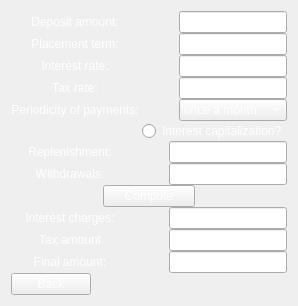
      <widget class="QWidget" name="page_depos">
       <layout class="QHBoxLayout" name="horizontalLayout_4">
        <item>
         <layout class="QVBoxLayout" name="verticalLayout_21" stretch="1,1,1,1,1,1">
          <property name="spacing">
           <number>0</number>
          </property>
          <item>
           <layout class="QHBoxLayout" name="horizontalLayout_24" stretch="2,0,2">
            <item>
             <layout class="QVBoxLayout" name="verticalLayout_15">
              <item>
               <widget class="QLabel" name="label_10">
                <property name="layoutDirection">
                 <enum>Qt::RightToLeft</enum>
                </property>
                <property name="styleSheet">
                 <string notr="true">font: italic 14pt &quot;Charter&quot;;
color: white</string>
                </property>
                <property name="text">
                 <string>Deposit amount:</string>
                </property>
                <property name="alignment">
                 <set>Qt::AlignCenter</set>
                </property>
               </widget>
              </item>
              <item>
               <widget class="QLabel" name="label_11">
                <property name="layoutDirection">
                 <enum>Qt::RightToLeft</enum>
                </property>
                <property name="styleSheet">
                 <string notr="true">font: italic 14pt &quot;Charter&quot;;
color: white</string>
                </property>
                <property name="text">
                 <string>Placement term:</string>
                </property>
                <property name="alignment">
                 <set>Qt::AlignCenter</set>
                </property>
               </widget>
              </item>
              <item>
               <widget class="QLabel" name="label_12">
                <property name="layoutDirection">
                 <enum>Qt::RightToLeft</enum>
                </property>
                <property name="styleSheet">
                 <string notr="true">font: italic 14pt &quot;Charter&quot;;
color: white</string>
                </property>
                <property name="text">
                 <string>Interest rate:</string>
                </property>
                <property name="alignment">
                 <set>Qt::AlignCenter</set>
                </property>
               </widget>
              </item>
              <item>
               <widget class="QLabel" name="label_13">
                <property name="enabled">
                 <bool>true</bool>
                </property>
                <property name="layoutDirection">
                 <enum>Qt::RightToLeft</enum>
                </property>
                <property name="styleSheet">
                 <string notr="true">font: italic 14pt &quot;Charter&quot;;
color: white</string>
                </property>
                <property name="text">
                 <string>Tax rate:</string>
                </property>
                <property name="alignment">
                 <set>Qt::AlignCenter</set>
                </property>
               </widget>
              </item>
              <item>
               <widget class="QLabel" name="label_14">
                <property name="layoutDirection">
                 <enum>Qt::RightToLeft</enum>
                </property>
                <property name="styleSheet">
                 <string notr="true">font: italic 14pt &quot;Charter&quot;;
color: white</string>
                </property>
                <property name="text">
                 <string>Periodicity of payments:</string>
                </property>
                <property name="alignment">
                 <set>Qt::AlignCenter</set>
                </property>
               </widget>
              </item>
             </layout>
            </item>
            <item>
             <spacer name="horizontalSpacer_7">
              <property name="styleSheet">
               <string>font: italic 14pt &quot;Charter&quot;;
color: white</string>
              </property>
              <property name="orientation">
               <enum>Qt::Horizontal</enum>
              </property>
              <property name="sizeHint" stdset="0">
               <size>
                <width>40</width>
                <height>20</height>
               </size>
              </property>
             </spacer>
            </item>
            <item>
             <layout class="QVBoxLayout" name="verticalLayout_16" stretch="1,1,1,1,1">
              <property name="spacing">
               <number>0</number>
              </property>
              <property name="topMargin">
               <number>0</number>
              </property>
              <property name="bottomMargin">
               <number>0</number>
              </property>
              <item>
               <widget class="QLineEdit" name="lineEdit_deposam">
                <property name="sizePolicy">
                 <sizepolicy hsizetype="Preferred" vsizetype="Preferred">
                  <horstretch>122</horstretch>
                  <verstretch>0</verstretch>
                 </sizepolicy>
                </property>
                <property name="layoutDirection">
                 <enum>Qt::RightToLeft</enum>
                </property>
                <property name="styleSheet">
                 <string>font: italic 14pt &quot;Charter&quot;;
color: white</string>
                </property>
                <property name="text">
                 <string/>
                </property>
                <property name="alignment">
                 <set>Qt::AlignRight|Qt::AlignTrailing|Qt::AlignVCenter</set>
                </property>
               </widget>
              </item>
              <item>
               <widget class="QLineEdit" name="lineEdit_termplac">
                <property name="sizePolicy">
                 <sizepolicy hsizetype="Preferred" vsizetype="Preferred">
                  <horstretch>122</horstretch>
                  <verstretch>0</verstretch>
                 </sizepolicy>
                </property>
                <property name="layoutDirection">
                 <enum>Qt::RightToLeft</enum>
                </property>
                <property name="styleSheet">
                 <string>font: italic 14pt &quot;Charter&quot;;
color: white</string>
                </property>
                <property name="text">
                 <string/>
                </property>
                <property name="alignment">
                 <set>Qt::AlignRight|Qt::AlignTrailing|Qt::AlignVCenter</set>
                </property>
               </widget>
              </item>
              <item>
               <widget class="QLineEdit" name="lineEdit_intrate">
                <property name="sizePolicy">
                 <sizepolicy hsizetype="Preferred" vsizetype="Preferred">
                  <horstretch>122</horstretch>
                  <verstretch>0</verstretch>
                 </sizepolicy>
                </property>
                <property name="layoutDirection">
                 <enum>Qt::RightToLeft</enum>
                </property>
                <property name="styleSheet">
                 <string>font: italic 14pt &quot;Charter&quot;;
color: white</string>
                </property>
                <property name="text">
                 <string/>
                </property>
                <property name="alignment">
                 <set>Qt::AlignRight|Qt::AlignTrailing|Qt::AlignVCenter</set>
                </property>
               </widget>
              </item>
              <item>
               <widget class="QLineEdit" name="lineEdit_taxrate">
                <property name="sizePolicy">
                 <sizepolicy hsizetype="Preferred" vsizetype="Preferred">
                  <horstretch>0</horstretch>
                  <verstretch>0</verstretch>
                 </sizepolicy>
                </property>
                <property name="layoutDirection">
                 <enum>Qt::RightToLeft</enum>
                </property>
                <property name="styleSheet">
                 <string>font: italic 14pt &quot;Charter&quot;;
color: white</string>
                </property>
                <property name="text">
                 <string/>
                </property>
                <property name="alignment">
                 <set>Qt::AlignRight|Qt::AlignTrailing|Qt::AlignVCenter</set>
                </property>
               </widget>
              </item>
              <item>
               <widget class="QComboBox" name="comboBox_period">
                <property name="sizePolicy">
                 <sizepolicy hsizetype="Preferred" vsizetype="Preferred">
                  <horstretch>122</horstretch>
                  <verstretch>0</verstretch>
                 </sizepolicy>
                </property>
                <property name="styleSheet">
                 <string notr="true">font: italic 14pt &quot;Charter&quot;;
color: white</string>
                </property>
                <property name="editable">
                 <bool>false</bool>
                </property>
                <item>
                 <property name="text">
                  <string>once a month</string>
                 </property>
                </item>
                <item>
                 <property name="text">
                  <string>once a year</string>
                 </property>
                </item>
               </widget>
              </item>
             </layout>
            </item>
           </layout>
          </item>
          <item>
           <layout class="QHBoxLayout" name="horizontalLayout_25" stretch="1,0,1">
            <item>
             <spacer name="horizontalSpacer">
              <property name="styleSheet">
               <string>font: italic 14pt &quot;Charter&quot;;
color: white</string>
              </property>
              <property name="orientation">
               <enum>Qt::Horizontal</enum>
              </property>
              <property name="sizeHint" stdset="0">
               <size>
                <width>40</width>
                <height>20</height>
               </size>
              </property>
             </spacer>
            </item>
            <item>
             <spacer name="horizontalSpacer_8">
              <property name="styleSheet">
               <string>font: italic 14pt &quot;Charter&quot;;
color: white</string>
              </property>
              <property name="orientation">
               <enum>Qt::Horizontal</enum>
              </property>
              <property name="sizeHint" stdset="0">
               <size>
                <width>40</width>
                <height>20</height>
               </size>
              </property>
             </spacer>
            </item>
            <item>
             <widget class="QRadioButton" name="radioButton_capital">
              <property name="styleSheet">
               <string notr="true">font: italic 14pt &quot;Charter&quot;;
color: white</string>
              </property>
              <property name="text">
               <string>Interest capitalization?</string>
              </property>
             </widget>
            </item>
           </layout>
          </item>
          <item>
           <layout class="QHBoxLayout" name="horizontalLayout_22" stretch="1,0,1">
            <item>
             <layout class="QVBoxLayout" name="verticalLayout_19" stretch="1,1">
              <item>
               <widget class="QLabel" name="label_16">
                <property name="layoutDirection">
                 <enum>Qt::RightToLeft</enum>
                </property>
                <property name="styleSheet">
                 <string notr="true">font: italic 14pt &quot;Charter&quot;;
color: white</string>
                </property>
                <property name="text">
                 <string>Replenishment:</string>
                </property>
                <property name="alignment">
                 <set>Qt::AlignCenter</set>
                </property>
               </widget>
              </item>
              <item>
               <widget class="QLabel" name="label_15">
                <property name="layoutDirection">
                 <enum>Qt::RightToLeft</enum>
                </property>
                <property name="styleSheet">
                 <string notr="true">font: italic 14pt &quot;Charter&quot;;
color: white</string>
                </property>
                <property name="text">
                 <string>Withdrawals:</string>
                </property>
                <property name="alignment">
                 <set>Qt::AlignCenter</set>
                </property>
               </widget>
              </item>
             </layout>
            </item>
            <item>
             <spacer name="horizontalSpacer_9">
              <property name="styleSheet">
               <string>font: italic 14pt &quot;Charter&quot;;
color: white</string>
              </property>
              <property name="orientation">
               <enum>Qt::Horizontal</enum>
              </property>
              <property name="sizeHint" stdset="0">
               <size>
                <width>40</width>
                <height>20</height>
               </size>
              </property>
             </spacer>
            </item>
            <item>
             <layout class="QVBoxLayout" name="verticalLayout_20">
              <item>
               <widget class="QLineEdit" name="lineEdit_repl">
                <property name="sizePolicy">
                 <sizepolicy hsizetype="Expanding" vsizetype="Maximum">
                  <horstretch>122</horstretch>
                  <verstretch>0</verstretch>
                 </sizepolicy>
                </property>
                <property name="layoutDirection">
                 <enum>Qt::RightToLeft</enum>
                </property>
                <property name="text">
                 <string/>
                </property>
                <property name="alignment">
                 <set>Qt::AlignRight|Qt::AlignTrailing|Qt::AlignVCenter</set>
                </property>
               </widget>
              </item>
              <item>
               <widget class="QLineEdit" name="lineEdit_with">
                <property name="sizePolicy">
                 <sizepolicy hsizetype="Expanding" vsizetype="Maximum">
                  <horstretch>122</horstretch>
                  <verstretch>0</verstretch>
                 </sizepolicy>
                </property>
                <property name="layoutDirection">
                 <enum>Qt::RightToLeft</enum>
                </property>
                <property name="styleSheet">
                 <string>font: italic 14pt &quot;Charter&quot;;
color: white</string>
                </property>
                <property name="text">
                 <string/>
                </property>
                <property name="alignment">
                 <set>Qt::AlignRight|Qt::AlignTrailing|Qt::AlignVCenter</set>
                </property>
               </widget>
              </item>
             </layout>
            </item>
           </layout>
          </item>
          <item>
           <layout class="QHBoxLayout" name="horizontalLayout_34" stretch="1,1,1">
            <item>
             <spacer name="horizontalSpacer_5">
              <property name="orientation">
               <enum>Qt::Horizontal</enum>
              </property>
              <property name="sizeHint" stdset="0">
               <size>
                <width>40</width>
                <height>20</height>
               </size>
              </property>
             </spacer>
            </item>
            <item>
             <widget class="QPushButton" name="pushButton_resdepos">
              <property name="styleSheet">
               <string notr="true">font: italic 14pt &quot;Charter&quot;;
color: white</string>
              </property>
              <property name="text">
               <string>Compute</string>
              </property>
              <property name="checkable">
               <bool>false</bool>
              </property>
              <property name="checked">
               <bool>false</bool>
              </property>
             </widget>
            </item>
            <item>
             <spacer name="horizontalSpacer_6">
              <property name="orientation">
               <enum>Qt::Horizontal</enum>
              </property>
              <property name="sizeHint" stdset="0">
               <size>
                <width>40</width>
                <height>20</height>
               </size>
              </property>
             </spacer>
            </item>
           </layout>
          </item>
          <item>
           <layout class="QHBoxLayout" name="horizontalLayout_33" stretch="1,0,1">
            <item>
             <layout class="QVBoxLayout" name="verticalLayout_26">
              <item>
               <widget class="QLabel" name="label_22">
                <property name="styleSheet">
                 <string notr="true">font: italic 14pt &quot;Charter&quot;;
color: white</string>
                </property>
                <property name="text">
                 <string>Interest charges:</string>
                </property>
                <property name="alignment">
                 <set>Qt::AlignCenter</set>
                </property>
               </widget>
              </item>
              <item>
               <widget class="QLabel" name="label_20">
                <property name="styleSheet">
                 <string notr="true">font: italic 14pt &quot;Charter&quot;;
color: white</string>
                </property>
                <property name="text">
                 <string>Tax amount</string>
                </property>
                <property name="alignment">
                 <set>Qt::AlignCenter</set>
                </property>
               </widget>
              </item>
              <item>
               <widget class="QLabel" name="label_21">
                <property name="styleSheet">
                 <string notr="true">font: italic 14pt &quot;Charter&quot;;
color: white</string>
                </property>
                <property name="text">
                 <string>Final amount:</string>
                </property>
                <property name="alignment">
                 <set>Qt::AlignCenter</set>
                </property>
               </widget>
              </item>
             </layout>
            </item>
            <item>
             <spacer name="horizontalSpacer_10">
              <property name="styleSheet">
               <string>font: italic 14pt &quot;Charter&quot;;
color: white</string>
              </property>
              <property name="orientation">
               <enum>Qt::Horizontal</enum>
              </property>
              <property name="sizeHint" stdset="0">
               <size>
                <width>40</width>
                <height>20</height>
               </size>
              </property>
             </spacer>
            </item>
            <item>
             <layout class="QVBoxLayout" name="verticalLayout_25">
              <item>
               <widget class="QLineEdit" name="lineEdit_intcharg">
                <property name="styleSheet">
                 <string>font: italic 14pt &quot;Charter&quot;;
color: white</string>
                </property>
                <property name="text">
                 <string/>
                </property>
                <property name="alignment">
                 <set>Qt::AlignRight|Qt::AlignTrailing|Qt::AlignVCenter</set>
                </property>
               </widget>
              </item>
              <item>
               <widget class="QLineEdit" name="lineEdit_TaxAm">
                <property name="styleSheet">
                 <string>font: italic 14pt &quot;Charter&quot;;
color: white</string>
                </property>
                <property name="text">
                 <string/>
                </property>
                <property name="alignment">
                 <set>Qt::AlignRight|Qt::AlignTrailing|Qt::AlignVCenter</set>
                </property>
               </widget>
              </item>
              <item>
               <widget class="QLineEdit" name="lineEdit_final">
                <property name="styleSheet">
                 <string>font: italic 14pt &quot;Charter&quot;;
color: white</string>
                </property>
                <property name="text">
                 <string/>
                </property>
                <property name="alignment">
                 <set>Qt::AlignRight|Qt::AlignTrailing|Qt::AlignVCenter</set>
                </property>
               </widget>
              </item>
             </layout>
            </item>
           </layout>
          </item>
          <item>
           <layout class="QHBoxLayout" name="horizontalLayout_26">
            <item>
             <widget class="QPushButton" name="pushButton_backdepos">
              <property name="enabled">
               <bool>true</bool>
              </property>
              <property name="styleSheet">
               <string notr="true">font: italic 14pt &quot;Charter&quot;;
color: white</string>
              </property>
              <property name="text">
               <string>Back</string>
              </property>
              <property name="checkable">
               <bool>false</bool>
              </property>
              <property name="checked">
               <bool>false</bool>
              </property>
             </widget>
            </item>
            <item>
             <spacer name="horizontalSpacer_2">
              <property name="styleSheet">
               <string>font: italic 14pt &quot;Charter&quot;;
color: white</string>
              </property>
              <property name="orientation">
               <enum>Qt::Horizontal</enum>
              </property>
              <property name="sizeHint" stdset="0">
               <size>
                <width>40</width>
                <height>20</height>
               </size>
              </property>
             </spacer>
            </item>
           </layout>
          </item>
         </layout>
        </item>
       </layout>
      </widget>
